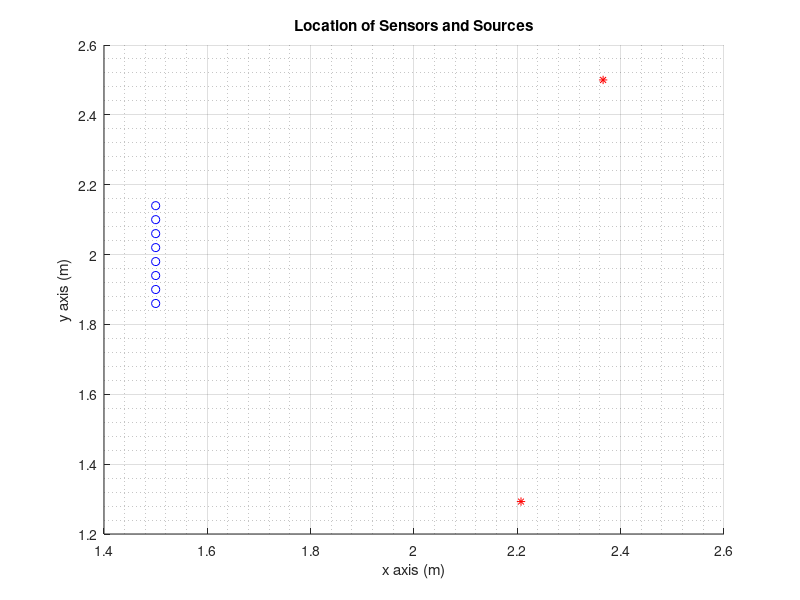

Source code (MATLAB):
clc;clear all;close all;

load('location_sensor.mat')
load('location_source.mat')

nch = size(locationSensor,1);
nS = size(locationSource,1);

% centerSensor = zeros(1,3);
% for ch = 1:nch
%     centerSensor = centerSensor + locationSensor{ch};
% end
% centerSensor = centerSensor./nch

figure;
hold on
for ch = 1:nch
    plot3(locationSensor{ch}(1),locationSensor{ch}(2),locationSensor{ch}(3),'bo')
end

for sidx = 1:nS
    plot3(locationSource{sidx}(1),locationSource{sidx}(2),locationSource{sidx}(3),'r*')
end


grid on
grid minor
xlabel('x axis (m)')
ylabel('y axis (m)')
zlabel('z axis (m)')
title('Location of Sensors and Sources')
% xlim([-1 1])
% ylim([-1 1])
% zlim([-1 1])
% zlim([0 1])
hold off